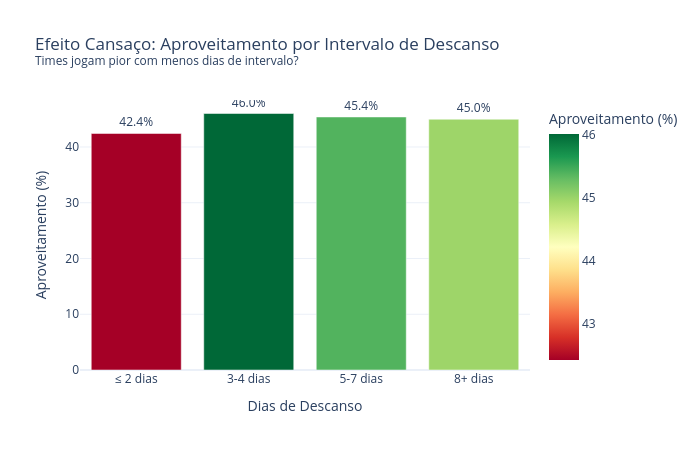

Notebook code for this chart:
### Code cell
# EFEITO CANSAÇO
# Calcular intervalo entre jogos para cada time
df_sorted = df.sort_values('data')

jogos_time = []
for _, row in df_sorted.iterrows():
    jogos_time.append({'time': row['mandante'], 'data': row['data'], 'ano': row['ano'],
                       'gols_pro': row['mandante_Placar'], 'gols_contra': row['visitante_Placar'],
                       'local': 'casa'})
    jogos_time.append({'time': row['visitante'], 'data': row['data'], 'ano': row['ano'],
                       'gols_pro': row['visitante_Placar'], 'gols_contra': row['mandante_Placar'],
                       'local': 'fora'})

df_jogos = pd.DataFrame(jogos_time)
df_jogos = df_jogos.sort_values(['time', 'data'])
df_jogos['dias_descanso'] = df_jogos.groupby(['time', 'ano'])['data'].diff().dt.days

# Resultado
def resultado(row):
    if pd.isna(row['gols_pro']) or pd.isna(row['gols_contra']): return None
    if row['gols_pro'] > row['gols_contra']: return 3
    elif row['gols_pro'] == row['gols_contra']: return 1
    else: return 0

df_jogos['pontos'] = df_jogos.apply(resultado, axis=1)
df_jogos = df_jogos.dropna(subset=['dias_descanso', 'pontos'])

# Agrupar por faixa de descanso
def faixa_descanso(d):
    if d <= 2: return '\u2264 2 dias'
    elif d <= 4: return '3-4 dias'
    elif d <= 7: return '5-7 dias'
    else: return '8+ dias'

df_jogos['faixa_desc'] = df_jogos['dias_descanso'].apply(faixa_descanso)
df_jogos['faixa_desc'] = pd.Categorical(df_jogos['faixa_desc'], 
                                         ['\u2264 2 dias', '3-4 dias', '5-7 dias', '8+ dias'])

aprov = df_jogos.groupby('faixa_desc').agg(
    aproveitamento=('pontos', lambda x: x.mean() / 3 * 100),
    jogos=('pontos', 'count')
).reset_index()

print('Aproveitamento por intervalo de descanso:')
for _, r in aprov.iterrows():
    print(f"  {r['faixa_desc']}: {r['aproveitamento']:.1f}% ({int(r['jogos'])} jogos)")

fig3 = px.bar(aprov, x='faixa_desc', y='aproveitamento',
              text=aprov['aproveitamento'].round(1).astype(str) + '%',
              title='Efeito Cansa\u00e7o: Aproveitamento por Intervalo de Descanso<br><sup>Times jogam pior com menos dias de intervalo?</sup>',
              labels={'faixa_desc': 'Dias de Descanso', 'aproveitamento': 'Aproveitamento (%)'},
              color='aproveitamento',
              color_continuous_scale='RdYlGn')
fig3.update_layout(template='plotly_white', width=700, height=450, showlegend=False)
fig3.update_traces(textposition='outside')

fig3.show()
fig3.write_html('../charts/efeito_cansaco.html', include_plotlyjs='cdn')
print('Gr\u00e1fico exportado: charts/efeito_cansaco.html')

### Figure 1 — Plotly figure (JSON) as saved in the notebook; plotly's stock layout.template omitted (floating-point values rounded to 4 significant figures)
{"data": [{"hovertemplate": "Dias de Descanso=%{x}<br>Aproveitamento (%)=%{marker.color}<br>text=%{text}<extra></extra>", "legendgroup": "", "marker": {"color": [42.42, 46.01, 45.39, 44.98], "coloraxis": "coloraxis", "pattern": {"shape": ""}}, "name": "", "orientation": "v", "showlegend": false, "text": ["42.4%", "46.0%", "45.4%", "45.0%"], "textposition": "outside", "type": "bar", "x": ["≤ 2 dias", "3-4 dias", "5-7 dias", "8+ dias"], "xaxis": "x", "y": [42.42, 46.01, 45.39, 44.98], "yaxis": "y"}], "layout": {"barmode": "relative", "coloraxis": {"colorbar": {"title": {"text": "Aproveitamento (%)"}}, "colorscale": [[0.0, "rgb(165,0,38)"], [0.1, "rgb(215,48,39)"], [0.2, "rgb(244,109,67)"], [0.3, "rgb(253,174,97)"], [0.4, "rgb(254,224,139)"], [0.5, "rgb(255,255,191)"], [0.6, "rgb(217,239,139)"], [0.7, "rgb(166,217,106)"], [0.8, "rgb(102,189,99)"], [0.9, "rgb(26,152,80)"], [1.0, "rgb(0,104,55)"]]}, "height": 450, "legend": {"tracegroupgap": 0}, "showlegend": false, "title": {"text": "Efeito Cansaço: Aproveitamento por Intervalo de Descanso<br><sup>Times jogam pior com menos dias de intervalo?</sup>"}, "width": 700, "xaxis": {"anchor": "y", "domain": [0.0, 1.0], "title": {"text": "Dias de Descanso"}}, "yaxis": {"anchor": "x", "domain": [0.0, 1.0], "title": {"text": "Aproveitamento (%)"}}}}
